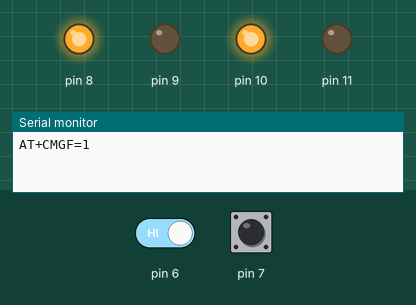
Bench run of a sketch on a simulated Arduino Uno, built with avr-gcc and run on an emulated ATmega328P. On the bench: output pins drawn as LEDs (lit = HIGH), the last lines printed to the serial monitor. The test bench sets the inputs (shaded band); at power-on: pin 6 HIGH, pin 7 HIGH.

Above: at 3.4 s.
3.5 s: pin 6 driven LOW
At 4.4 s:
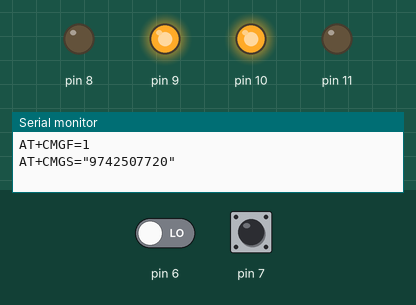
Timing chart, 0 to 6.5 s (numbered marks = the images above; inputs shaded):
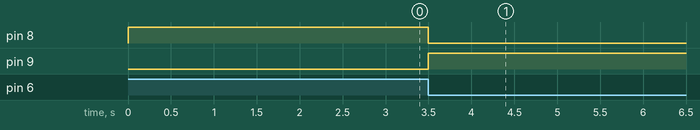

The sketch:

ROOM_3.ino
```cpp
int x=0;
int y=0;

int timesTosend=2;
int count=0;
char phone_no[]="9742507720";

void sms();
void setup() {
  pinMode(6,INPUT);
  pinMode(7,INPUT);
  pinMode(8,OUTPUT);
  pinMode(10,OUTPUT);
  pinMode(9,OUTPUT);
  pinMode(11,OUTPUT);
  digitalWrite(8,HIGH);
  digitalWrite(10,HIGH);
  digitalWrite(9,LOW);
  digitalWrite(11,LOW);
   Serial.begin(9600);
  delay(2000);
  Serial.println("AT+CMGF=1");
  delay(200);

}

void loop()
{
x=digitalRead(6);
y=digitalRead(7);
if(x==LOW)
{
  digitalWrite(8,LOW);
  digitalWrite(9,HIGH);
  sms();
}
if(y==LOW)
{
  digitalWrite(10,LOW);
  digitalWrite(11,HIGH);
  sms();
}

}

void sms()
{
  while(count<timesTosend){
  delay(50);
  Serial.print("AT+CMGS=\"");
  Serial.print(phone_no);
  Serial.println("\"");
  while(Serial.read()!='>');
  {
    Serial.print("Fire in the building. Second Floor, room 3. GPRS:- https://www.google.co.in/maps/place/R.+V.+College+of+Engineering/@12.9237129,77.4964991,17z/data=!3m1!4b1!4m5!3m4!1s0x3bae15eda6d8161d:0x860a7edf6da62413!8m2!3d12.9237077!4d77.4986878?hl=en");
    delay(50);
    Serial.write(0x1A);
    Serial.write(0x0D);
    Serial.write(0x0A);
    delay(50);
  }
  count++;
 }

}
```

Measured:
- after the input at 3.5 s, pin 8: HIGH → LOW at once; pin 9: LOW → HIGH at once
